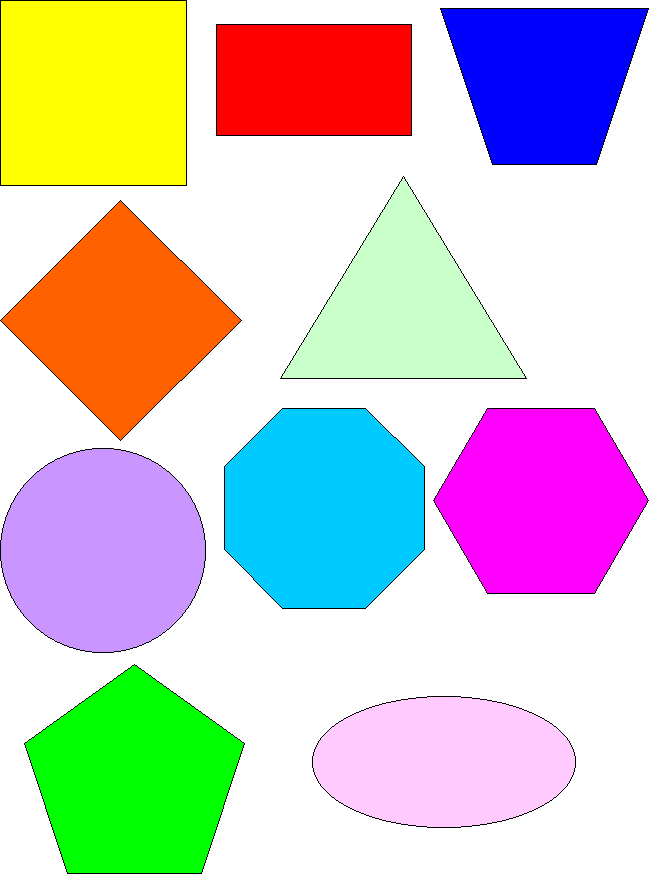
#> input picture opencv/assets/forme1.png, 649 x 874 px
$ python -i chapitre7.py   (imports and definitions only)
#> lines starting #> are read from the running program, lines starting #| are printed output that depends on the picture; after the words box and inside, x2 and y2 are one past the last pixel; in counts of white or black regions, pixels touching at a corner belong together
from asyncio.windows_events import NULL
import cv2;
import numpy as np;


def getContours(img):
    contours,hierarchy = cv2.findContours(img,cv2.RETR_EXTERNAL, cv2.CHAIN_APPROX_NONE);
    objectType = ""
    for cnt in  contours:
        area = cv2.contourArea(cnt)
        print(area);
        if area > 100:
            cv2.drawContours(imgContour,cnt, -1, (0,0,0), 3);
            peri = cv2.arcLength(cnt,True);
            approx = cv2.approxPolyDP(cnt, 0.02*peri,True);
            # print(len(approx));
            objCor = len(approx);
            x,y,w,h = cv2.boundingRect(approx);

            if objCor == 3 : objectType = "Triangle";

            elif objCor == 4 :
                aspRatio = w/float(h);
                if aspRatio > 0.95 and aspRatio < 1.05 : objectType = "Carre";
                else: objectType = "Rectangle"
            elif objCor > 12 : objectType = "Cercle"
            else: objectType = "None"

            cv2.rectangle(imgContour,(x,y),(x+w,y+h),(0,255,0),2);
            cv2.putText(imgContour,objectType,(x+(w//2) - 40, y+(h//2)-10),cv2.FONT_HERSHEY_COMPLEX, 0.7, (0,0,0),2);


# [1 line not run here, left out]
# [1 line that did not run here, left out]
# [1 line that did not run here, left out]
# [1 line that did not run here, left out]
# [1 line that did not run here, left out]
# [1 line not run here, left out]
# [1 line that did not run here, left out]
# [1 line that did not run here, left out]

# cv2.imshow("Image", img);
# cv2.imshow("Image Gray", imgGray);
# cv2.imshow("Image Canny", imgCanny);
# [6 lines not run here, left out]

>>> import cv2
>>> picture = cv2.imread('assets/forme1.png', cv2.IMREAD_GRAYSCALE)
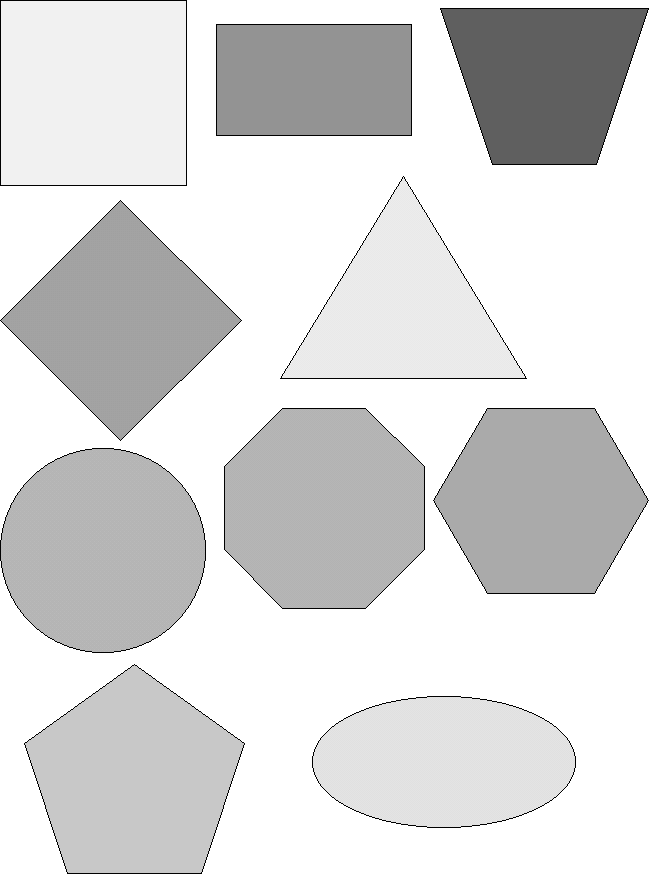
#> picture: shape (874, 649); min 0, max 255, mean 217.6
>>> result = getContours(picture)
#> in getContours, `contours,hierarchy = cv2.findContours(img,cv2.RETR_EXTERNAL, cv2.CHAIN..`: contours = 2 contours; box (x1, y1, x2, y2) and area: (0, 0, 649, 874) 530342, (1, 1, 186, 185) 33672
#> the loop in getContours, `for cnt in  contours:` made 1 pass
#> area on pass 1: 33672
#| 33672.0
#> (the run stopped early here; a loop or call above may not have finished)
